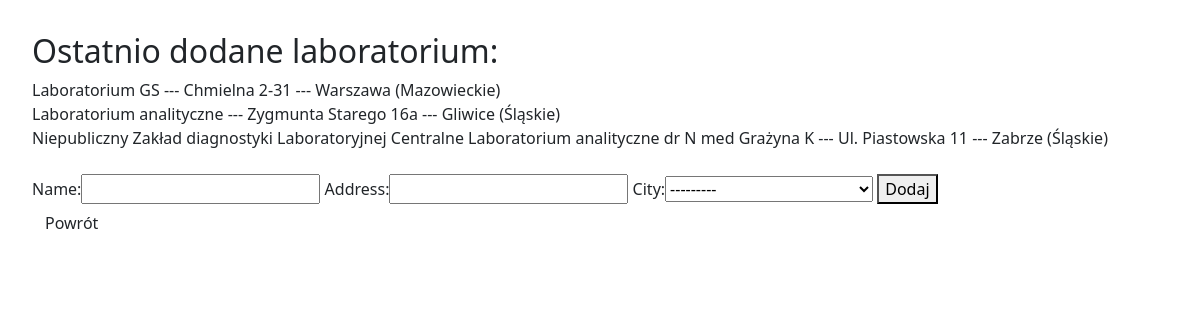
Page /covid/add_laboratory/ (signed in) on the earlier database version.
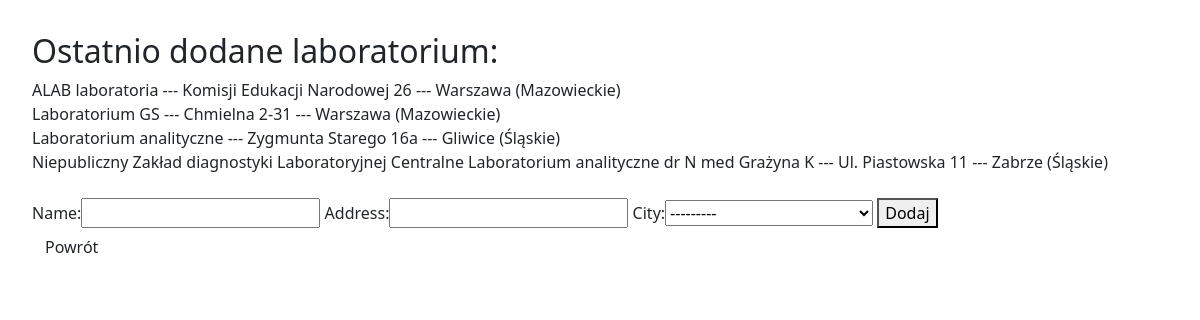
Same page on the later database version.
### covid/models.py (models this page shows, shortened)
class Laboratory(models.Model):
    name = models.CharField(max_length=100)
    address = models.CharField(max_length=60)
    city = models.ForeignKey(City, on_delete=models.PROTECT, related_name='LaboratoryCity')

class City(models.Model):
    name = models.CharField(max_length=32)
    county = models.CharField(max_length=32)
    province = models.CharField(max_length=32)
    def __str__(self):
        return self.name_province()
    def name_province(self):
        return "{} ({})".format(self.name, self.province)

### covid/views.py (the view)
# urls.py: path('add_laboratory/', add_laboratory, name='add_laboratory'),
@login_required
def add_laboratory(request):
    if Laboratory.objects.count() <= 5:
        laboratories = Laboratory.objects.order_by('-id')
    else:
        laboratories = Laboratory.objects.order_by('-id')[0:6]
    form_laboratory = LaboratoryForm(request.POST or None)
    if form_laboratory.is_valid():
        form_laboratory.save()
        return redirect(main)
    return render(request, 'add_laboratory.html', {'form_laboratory': form_laboratory, 'laboratories': laboratories})

### covid/forms.py
class LaboratoryForm(ModelForm):
    class Meta:
        model = Laboratory
        fields = ['name', 'address', 'city']

### templates/add_laboratory.html (shortened to what this page needs)
{% extends 'pattern.html' %}
{% load bootstrap %}
{% block page %}
    <h2>Ostatnio dodane laboratorium:</h2>
    {% for laboratory in laboratories %}
        {{ laboratory.name }} --- {{ laboratory.address }} --- {{ laboratory.city }} <br>
    {% endfor %}
    <br>
    <form method="POST" enctype="multipart/form-data">
        {{ form_laboratory|bootstrap }}
        <button type="submit">Dodaj</button>
    </form>
    <a href="{% url 'main' %}" class="btn" >Powrót</a>
{% endblock %}

Differences in the rows shown:
added Laboratory: name "ALAB laboratoria", address "Komisji Edukacji Narodowej 26", city "Warszawa (Mazowieckie)"
